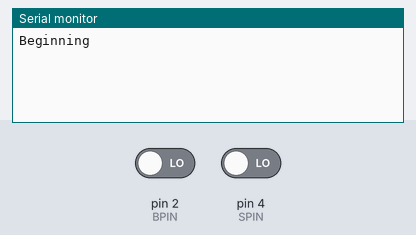
This sketch was run on a simulated Arduino Uno, built with avr-gcc and run on an emulated ATmega328P. On the bench: the last lines printed to the serial monitor. The inputs (shaded band) are chosen by the test bench; at power-on: pin 2 (BPIN) LOW, pin 4 (SPIN) LOW.

Above: at 1.2 s.
1.3 s: pin 2 (BPIN) driven HIGH
At 1.37 s:
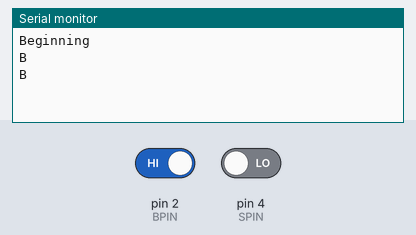
3.2 s: pin 4 (SPIN) driven HIGH
At 3.22 s:
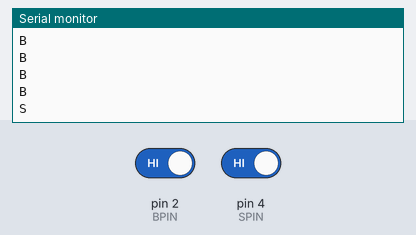

The sketch:

buttons_switches.ino
```cpp
//int BPIN = 2;
int BPIN = 2;
//int SPIN = 3;
int SPIN = 4;

void setup() {
    Serial.begin(9600);
    pinMode(BPIN, INPUT);
    pinMode(SPIN, INPUT);
    Serial.println("Beginning");
}

void loop() {
    if (digitalRead(BPIN) == HIGH) {
        //Serial.println("Button bushed");
        Serial.println("B");
    }
    if (digitalRead(SPIN) == HIGH) {
        //Serial.println("Switch on");
        Serial.println("S");
    }
    delay(50);
}
```

Measured:
- after the input at 1.3 s, the serial monitor: prints a new line at once (image 1)
- after the input at 3.2 s, the serial monitor: prints a new line at once (image 2)
